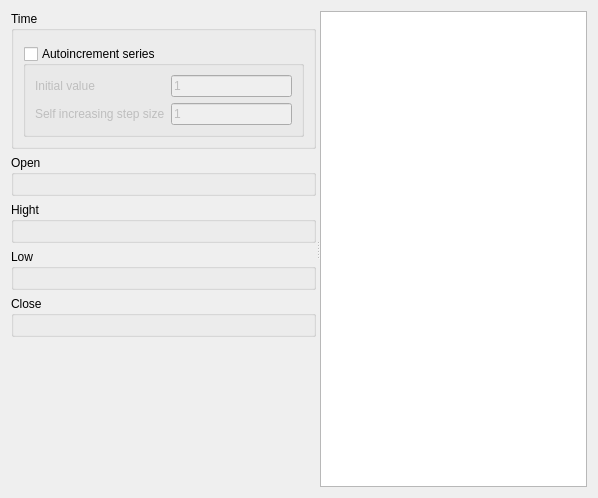
<?xml version="1.0" encoding="UTF-8"?>
<ui version="4.0">
 <class>DAChartAddOHLCSeriesWidget</class>
 <widget class="QWidget" name="DAChartAddOHLCSeriesWidget">
  <property name="geometry">
   <rect>
    <x>0</x>
    <y>0</y>
    <width>598</width>
    <height>498</height>
   </rect>
  </property>
  <property name="windowTitle">
   <string>Add XY Series</string>
  </property>
  <layout class="QVBoxLayout" name="verticalLayout_7">
   <item>
    <widget class="QSplitter" name="splitter">
     <property name="orientation">
      <enum>Qt::Horizontal</enum>
     </property>
     <widget class="QWidget" name="layoutWidget">
      <layout class="QVBoxLayout" name="verticalLayout_3">
       <item>
        <layout class="QHBoxLayout" name="horizontalLayout"/>
       </item>
       <item>
        <widget class="QGroupBox" name="groupBoxX">
         <property name="title">
          <string>Time</string>
         </property>
         <property name="flat">
          <bool>true</bool>
         </property>
         <layout class="QVBoxLayout" name="verticalLayout">
          <item>
           <widget class="DA::DAChartSeriesSelectWidget" name="selectWidgetT"/>
          </item>
          <item>
           <widget class="QGroupBox" name="groupBoxTAutoincrement">
            <property name="title">
             <string>Autoincrement series</string>
            </property>
            <property name="flat">
             <bool>false</bool>
            </property>
            <property name="checkable">
             <bool>true</bool>
            </property>
            <property name="checked">
             <bool>false</bool>
            </property>
            <layout class="QGridLayout" name="gridLayout">
             <item row="0" column="0">
              <widget class="QLabel" name="labelTInitValue">
               <property name="text">
                <string>Initial value</string>
               </property>
              </widget>
             </item>
             <item row="0" column="1">
              <widget class="QLineEdit" name="lineEditTInitValue">
               <property name="text">
                <string>1</string>
               </property>
              </widget>
             </item>
             <item row="1" column="0">
              <widget class="QLabel" name="labelTStep">
               <property name="text">
                <string>Self increasing step size</string>
               </property>
              </widget>
             </item>
             <item row="1" column="1">
              <widget class="QLineEdit" name="lineEditTStepValue">
               <property name="text">
                <string>1</string>
               </property>
              </widget>
             </item>
            </layout>
           </widget>
          </item>
         </layout>
        </widget>
       </item>
       <item>
        <widget class="QGroupBox" name="groupBoxO">
         <property name="title">
          <string>Open</string>
         </property>
         <property name="flat">
          <bool>true</bool>
         </property>
         <layout class="QVBoxLayout" name="verticalLayout_2">
          <item>
           <widget class="DA::DAChartSeriesSelectWidget" name="selectWidgetO"/>
          </item>
         </layout>
        </widget>
       </item>
       <item>
        <widget class="QGroupBox" name="groupBoxH">
         <property name="title">
          <string>Hight</string>
         </property>
         <property name="flat">
          <bool>true</bool>
         </property>
         <layout class="QVBoxLayout" name="verticalLayout_5">
          <item>
           <widget class="DA::DAChartSeriesSelectWidget" name="selectWidgetH"/>
          </item>
         </layout>
        </widget>
       </item>
       <item>
        <widget class="QGroupBox" name="groupBoxL">
         <property name="title">
          <string>Low</string>
         </property>
         <property name="flat">
          <bool>true</bool>
         </property>
         <layout class="QVBoxLayout" name="verticalLayout_4">
          <item>
           <widget class="DA::DAChartSeriesSelectWidget" name="selectWidgetL"/>
          </item>
         </layout>
        </widget>
       </item>
       <item>
        <widget class="QGroupBox" name="groupBoxC">
         <property name="title">
          <string>Close</string>
         </property>
         <property name="flat">
          <bool>true</bool>
         </property>
         <layout class="QVBoxLayout" name="verticalLayout_6">
          <item>
           <widget class="DA::DAChartSeriesSelectWidget" name="selectWidgetC"/>
          </item>
         </layout>
        </widget>
       </item>
       <item>
        <spacer name="verticalSpacer">
         <property name="orientation">
          <enum>Qt::Vertical</enum>
         </property>
         <property name="sizeHint" stdset="0">
          <size>
           <width>20</width>
           <height>40</height>
          </size>
         </property>
        </spacer>
       </item>
      </layout>
     </widget>
     <widget class="DA::DAPySeriesTableView" name="tableViewOHLC"/>
    </widget>
   </item>
  </layout>
 </widget>
 <customwidgets>
  <customwidget>
   <class>DA::DAChartSeriesSelectWidget</class>
   <extends>QWidget</extends>
   <header>DAChartSeriesSelectWidget.h</header>
  </customwidget>
  <customwidget>
   <class>DA::DAPySeriesTableView</class>
   <extends>QTableView</extends>
   <header>DAPySeriesTableView.h</header>
  </customwidget>
 </customwidgets>
 <resources/>
 <connections>
  <connection>
   <sender>groupBoxTAutoincrement</sender>
   <signal>clicked(bool)</signal>
   <receiver>selectWidgetT</receiver>
   <slot>setDisabled(bool)</slot>
   <hints>
    <hint type="sourcelabel">
     <x>251</x>
     <y>120</y>
    </hint>
    <hint type="destinationlabel">
     <x>321</x>
     <y>75</y>
    </hint>
   </hints>
  </connection>
 </connections>
</ui>
